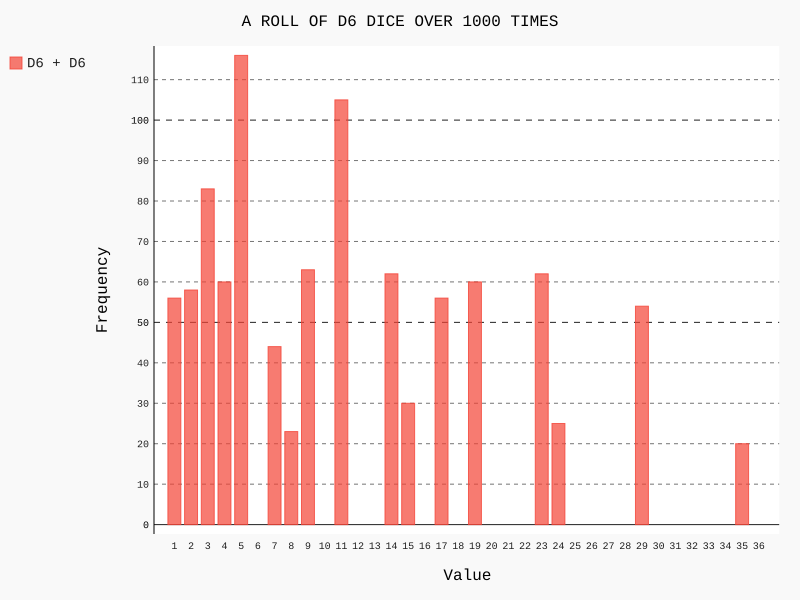

Source code (Python):
import pygal
from die import Die 

# create a D6 die
die_1 = Die(6)
die_2 = Die(6)

# create a list and append the rolls
results = [die_1.roll() * die_2.roll() for roll_num in range(1000)]

# analyse the total no of times the value appeared


max_sides = die_1.num_sides * die_2.num_sides
frequencies = [results.count(value) for value in range(2,max_sides+1)]

# create a histogram based on the frequencies
hist = pygal.Bar()
hist.title = "A ROLL OF D6 DICE OVER 1000 TIMES"
hist.x_labels = [str(x) for x in range(1,max_sides+1)]
hist.x_title = "Value"
hist.y_title = "Frequency"

hist.add("D6 + D6",frequencies)
hist.render_to_file('dice_visual.svg')
